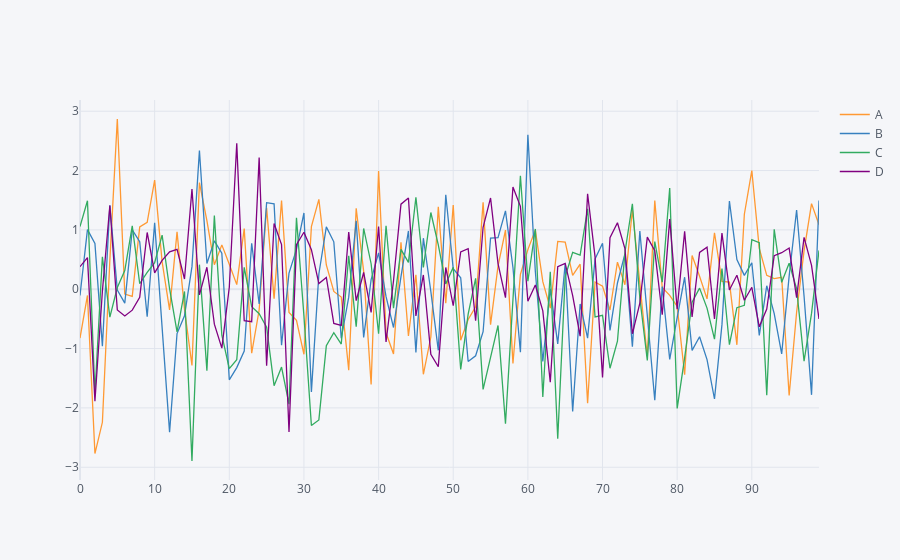

Here is the notebook cell this chart was saved with:
### Code cell
df.iplot() #tablo içerisinde zoom yapabiliyoruz 
# sağdan sütunlara tıklayarak istediğimizi silip istediğimizi gösterebiliyoruz
